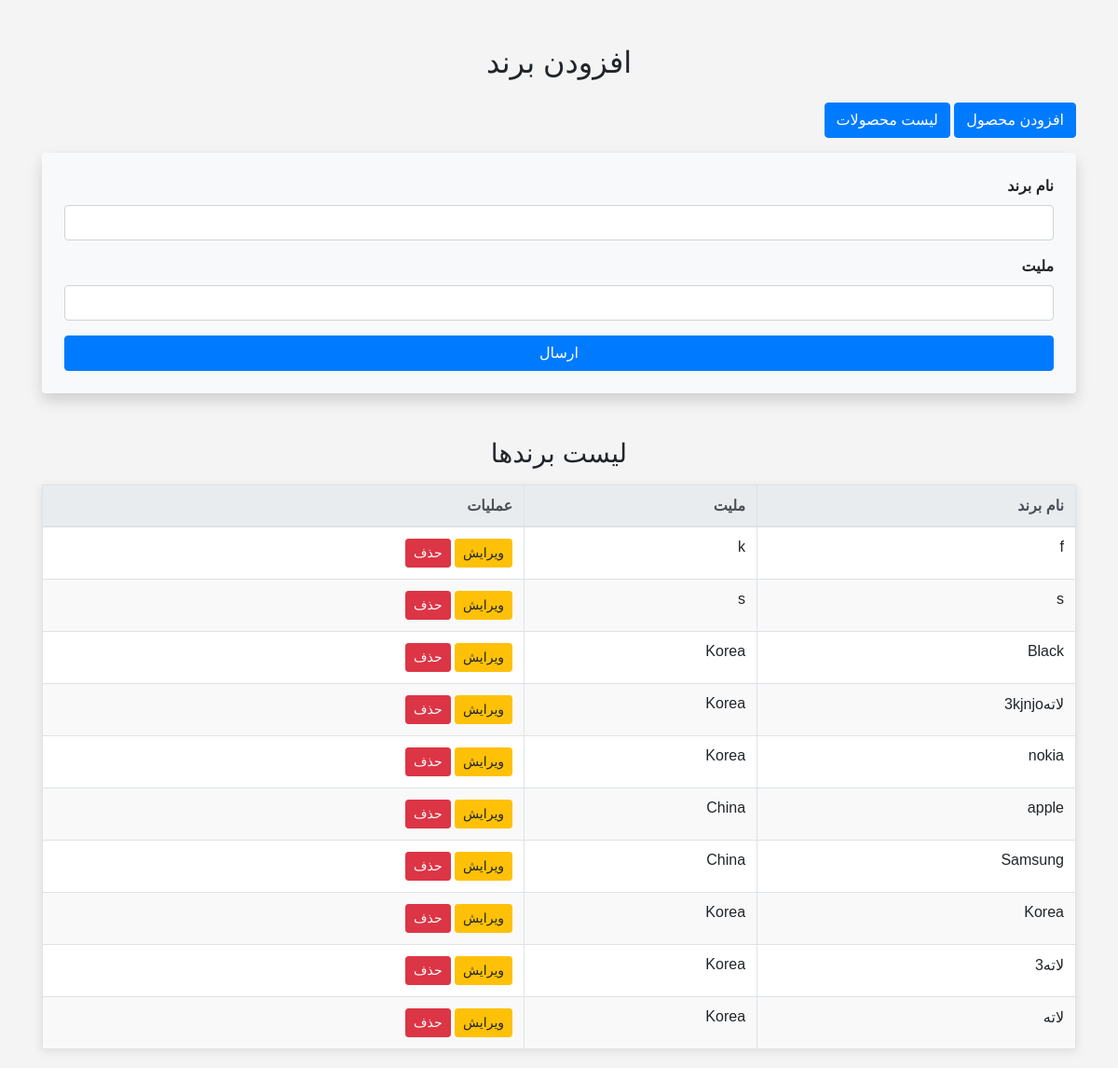
/phone-brand/ (signed in), run on the app's committed database.
### mobile_inventory/models.py (models this page shows, shortened)
class Brand(models.Model):
    name = models.CharField(max_length=100, unique=True, verbose_name='نام برند')
    nationality = models.CharField(max_length=100, verbose_name='ملیت برند')
    created_at = models.DateTimeField(auto_now_add=True, null=True, blank=True)
    slug = models.SlugField(unique=True, blank=True, verbose_name='آدرس برند')
    class Meta:
        verbose_name = 'برند'
        verbose_name_plural = ' برند ها'

### mobile_inventory/views.py (the view, shortened to what this page needs)
# urls.py: path('phone-brand/', views.AddBrandView.as_view(), name='add_brand'),
class AddBrandView(SuperUserRequiredMixin, CreateView):
    model = Brand
    form_class = BrandForm
    template_name = 'mobile_inventory/add_brand.html'
    def get_context_data(self, **kwargs):
        context = super().get_context_data(**kwargs)
        context['brands'] = Brand.objects.all().order_by('-created_at')  # اضافه کردن لیست برند ها به context
        return context

### mobile_inventory/forms.py
class BrandForm(forms.ModelForm):
    class Meta:
        model = Brand
        fields = '__all__'
    error_messages = {
        'name': {
            'required': 'برند الزامی لدلب.',
            'unique': 'این برند از قبل موجود است.'
        }}

### mobile_inventory/templatetags/custom_filters.py (called while the page is built)
@register.filter(name='add_class')
def add_class(field, css_clss):
    return field.as_widget(attrs={'class': css_clss})

### mobile_inventory/views.py (called while the page is built)
    def test_func(self):
        return self.request.user.is_superuser

### mobile_inventory/templates/mobile_inventory/add_brand.html (shortened to what this page needs)
{% extends 'base.html' %}
{% load static %}
{% load custom_filters %}
{% block main %}
<body>
    <div class="container mt-5">
        <h2 class="text-center mb-4">افزودن برند</h2>
        {% if request.user.is_superuser %}
            <div class="text-right mb-3">
                <a href="{% url 'add_phone' %}" class="btn btn-primary">افزودن محصول</a>
                <a href="{% url 'list_phone' %}" class="btn btn-primary">لیست محصولات</a>
            </div>
        {% endif %}
        <form method="post" enctype="multipart/form-data" class="bg-light p-4 rounded shadow" novalidate>
            <div class="form-group text-right">
                <label for="{{ form.name.id_for_label }}" class="font-weight-bold">نام برند</label>
                {{ form.name|add_class:"form-control" }}
            </div>
            <div class="form-group text-right">
                <label for="{{ form.nationality.id_for_label }}" class="font-weight-bold">ملیت</label>
                {{ form.nationality|add_class:"form-control" }}
            </div>
            <button type="submit" class="btn btn-primary btn-block">ارسال</button>
        </form>
        <h3 class="mt-5 text-center">لیست برندها</h3>
        <table id="brands-table" class="table table-bordered mt-3 text-right">
            <thead class="thead-light">
                <tr>
                    <th>نام برند</th>
                    <th>ملیت</th>
                    <th class="text-right">عملیات</th>
                </tr>
            </thead>
            <tbody>
                {% for brand in brands %}
                    <tr id="brand-row-{{ brand.slug }}">
                        <td>{{ brand.name }}</td>
                        <td>{{ brand.nationality }}</td>
                        <td class="text-right">
                            <a href="{% url 'edit_brand' brand.slug %}" class="btn btn-warning btn-sm">ویرایش</a>
                            <button class="btn btn-danger btn-sm delete-brand" data-id="{{ brand.slug }}">حذف</button>
                        </td>
                    </tr>
                {% empty %}
                    <tr>
                        <td colspan="3" class="text-center alert alert-warning">هیچ برندی موجود نیست</td>
                    </tr>
                {% endfor %}
            </tbody>
        </table>
    </div>
</body>
{% endblock %}

### static/css/styles.css (style rules this page uses)
body { font-family: Arial, sans-serif; margin: 20px; background-color: #f4f4f4; direction: rtl; }
table { width: 100%; border-collapse: collapse; margin: 20px 0; background-color: #fff; box-shadow: 0 2px 10px rgba(0, 0, 0, 0.1); }
table, th, td { border: 1px solid #ddd; }
th, td { padding: 12px; text-align: right; }
th { background-color: burlywood; color: black; }
tr:nth-child(even) { background-color: #f9f9f9; }
a { text-decoration: none; }

### data on the page
Brand: name "f", nationality "k"
Brand: name "s", nationality "s"
Brand: name "Black", nationality "Korea"
Brand: name "لاته3kjnjo", nationality "Korea"
Brand: name "nokia", nationality "Korea"
Brand: name "apple", nationality "China"
Brand: name "Samsung", nationality "China"
Brand: name "Korea", nationality "Korea"
Brand: name "لاته3", nationality "Korea"
Brand: name "لاته", nationality "Korea"
